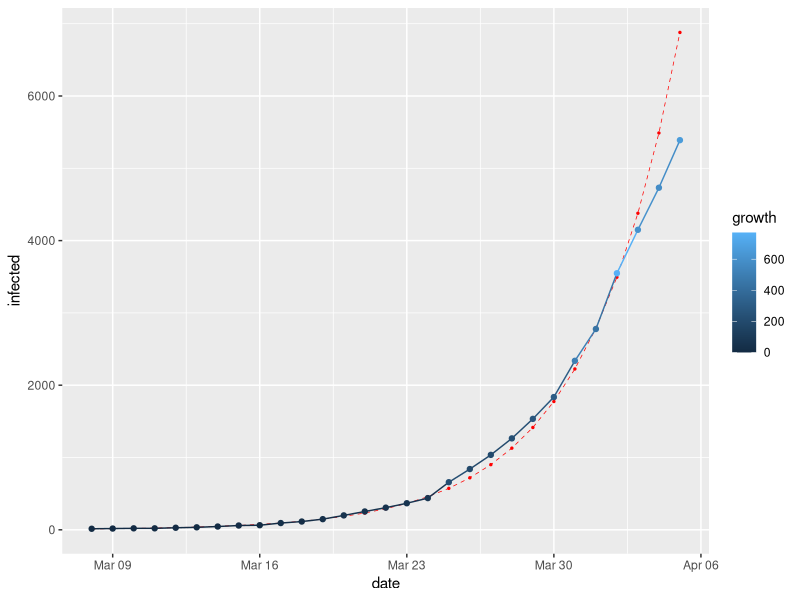
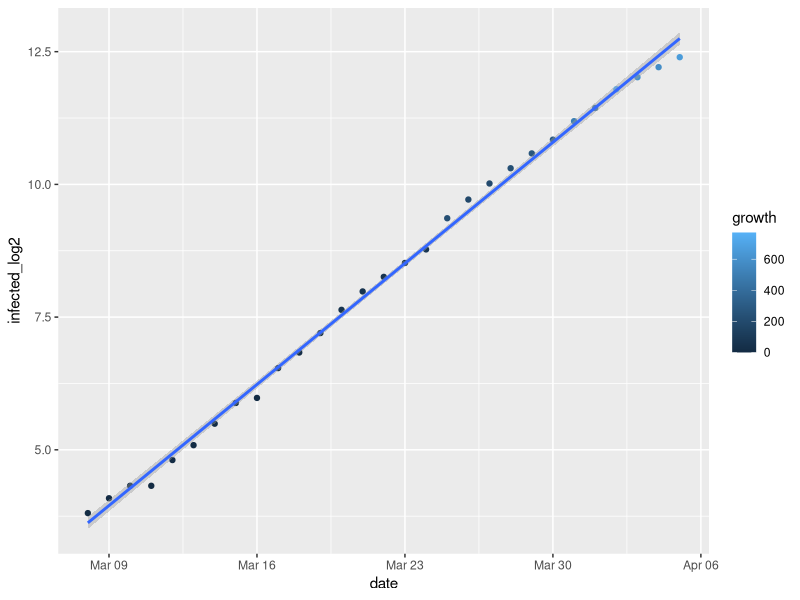
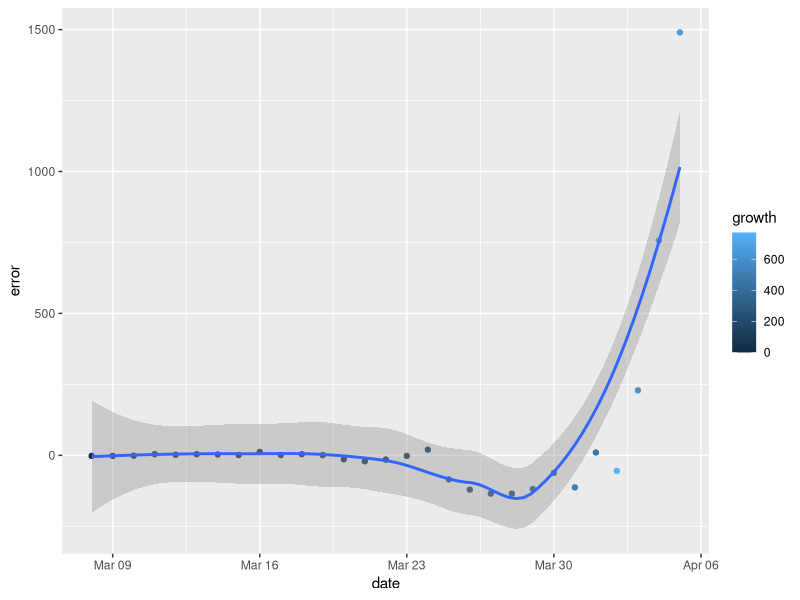
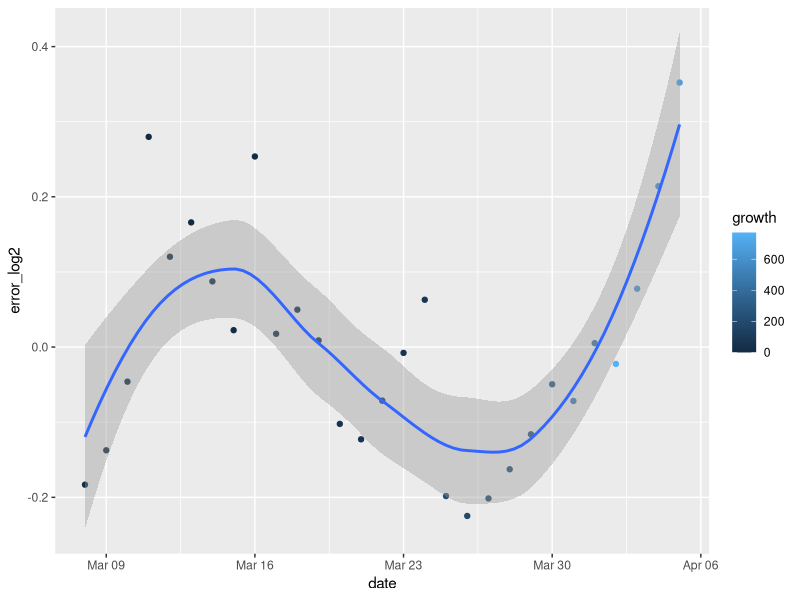
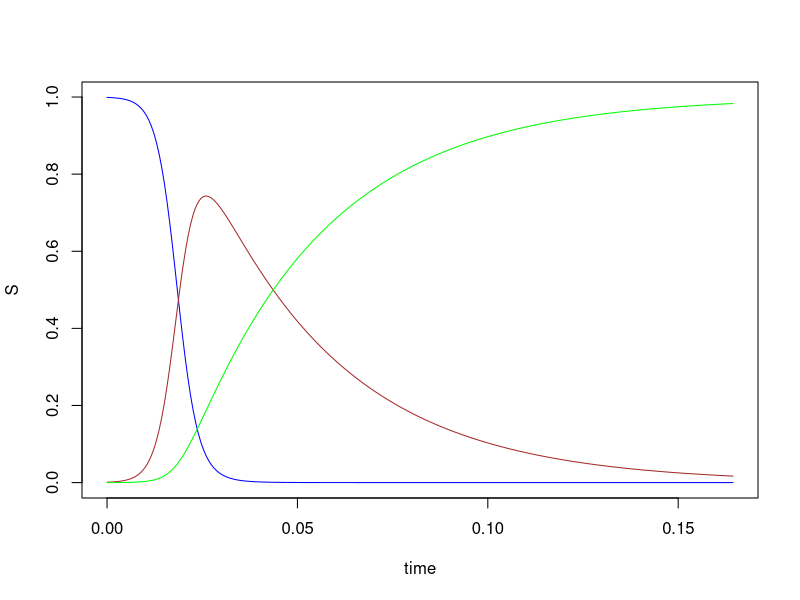

Here is the R script that generated these plots, in order:
#
# From Russia with COVID-19
# https://gist.github.com/timothy-makarov/c5a8d382aaa646fea47d4e0beb354e91
#

library(deSolve)
library(dplyr)
library(ggplot2)

rm(list = ls())

df <- data.frame(
  infected = c(
    1,
    2,
    3,
    6,
    6,
    7,
    10,
    14,
    17,
    20,
    20,
    28,
    34,
    45,
    59,
    63,
    93,
    114,
    147,
    199,
    253,
    306,
    367,
    438,   # https://t.me/map_mind/3435
    658,   # https://t.me/COVID2019_official/100
    840,   # https://t.me/COVID2019_official/107
    1036,  # https://t.me/COVID2019_official/113
    1264,  # https://t.me/COVID2019_official/121
    1534,  # https://t.me/COVID2019_official/128
    1836,  # https://t.me/COVID2019_official/138
    2337,  # https://t.me/COVID2019_official/153
    2777,  # https://t.me/COVID2019_official/160
    3548,  # https://t.me/COVID2019_official/168
    4149,  # https://t.me/COVID2019_official/179
    4731,  # https://t.me/COVID2019_official/189
    5389   # https://t.me/COVID2019_official/203
  )
)

df$day0 <- seq(0, length(df$infected) - 1)
df$date <- as.Date('2020-03-01') + df$day0
df$growth <- c(1, diff(df$infected))
df$infected_log2 <- log2(df$infected)

df <- df %>%
  select(date, day0, growth, infected, infected_log2)

df <- df %>%
  filter(infected > 10)

lm1 <- lm(formula = infected_log2 ~ day0, data = df)
k <- lm1$coefficients[[2]]
b <- lm1$coefficients[[1]]

df$lm_log2 <- df$day0 * k + b
df$error_log2 <- df$lm_log2 - df$infected_log2
t.test(df$error_log2)

df$lm <- round(2 ^ (df$day0 * k + b))
df$error <- df$lm - df$infected

ggplot(df, aes(date, infected, colour = growth)) +
  geom_line(data = df, aes(date, lm), color = 'red', size = 0.25, linetype = 'dashed') +
  geom_point(data = df, aes(date, lm), color = 'red', size = 0.5) +
  geom_line() +
  geom_point()

ggplot(df, aes(date, infected_log2, colour = growth)) +
  geom_point() +
  geom_smooth(method = lm, formula = y ~ x)

ggplot(df, aes(date, error, colour = growth)) +
  geom_point() +
  geom_smooth(method = loess, formula = y ~ x)

ggplot(df, aes(date, error_log2, colour = growth)) +
  geom_point() +
  geom_smooth(method = loess, formula = y ~ x)

#
# -=[ ODE ]=-
# https://kingaa.github.io/thid/odes/ODEs_in_R.pdf
#

# beta - transmition rate
# gamma - recovery rate

closed.sir.model <- function(t, x, params) {
  S <- x[1]
  I <- x[2]
  R <- x[3]
  
  beta <- params["beta"]
  gamma <- params["gamma"]
  
  dSdt <- -beta * S * I
  dIdt <- beta * S * I - gamma * I
  dRdt <- gamma * I
  
  dxdt <- c(dSdt, dIdt, dRdt)
  
  list(dxdt)
}

params <- c(beta = 400, gamma = 365 / 13)

times <- seq(from = 0, to = 60 / 365, by = 1 / 365 / 4)
xstart <- c(S = 0.999, I = 0.001, R = 0.000)

out <- as.data.frame(ode(
  func = closed.sir.model,
  y = xstart,
  times = times,
  parms = params
))


plot(S ~ time, data = out, type = 'l', col = 'blue')
lines(I ~ time, data = out, col = 'brown')
lines(R ~ time, data = out, col = 'green')

paste0('R_0 = ', round(params['beta'] / params['gamma'], 2))
